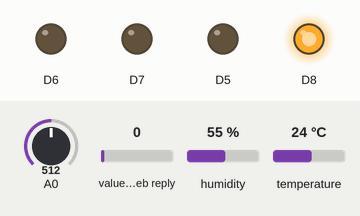
This sketch was run on a simulated ESP8266 (NodeMCU). On the bench: output pins drawn as LEDs (lit = HIGH). Inputs (shaded band) come from the test bench; at power-on: value in the web reply 0, A0 = 512, humidity 55 %, temperature 24 °C. WiFi joins after 1.5 s; servers stay silent unless stated; web services answer with replies made up by the test bench; what the sketch prints to the serial monitor is not drawn.

Above: at 3.4 s.
3.5 s: value in the web reply set to 2
At 6.6 s:
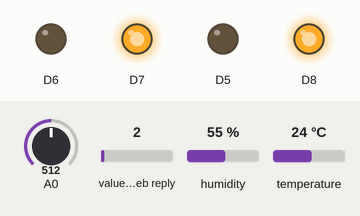
7.5 s: value in the web reply set to 25
At 9.8 s:
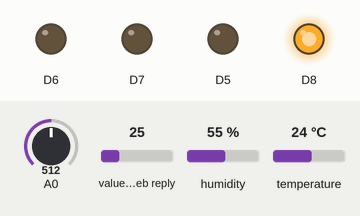
Timing chart, 0 to 11.3 s (numbered marks = the images above; inputs shaded):
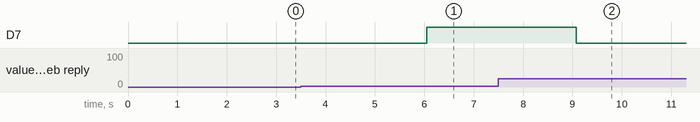

The sketch:

nodeMCU.ino
```cpp
#include "DHT.h"        // including the library of DHT11 temperature and humidity sensor
#define DHTTYPE DHT11   // DHT 11
#include <ESP8266WiFi.h>
#include <ESP8266HTTPClient.h>

#define dht_dpin 0
DHT dht(dht_dpin, DHTTYPE);
String apiKey = "OB1A7ARSVFCK5510";
const char *ssid =  "Jackillian";
const char *pass =  "Password";
const char* server = "api.thingspeak.com";
WiFiClient client;

void setup(void)
{
  dht.begin();
  Serial.begin(115200);
  Serial.println("Connecting to ");
  Serial.println(ssid);


  WiFi.begin(ssid, pass);

  while (WiFi.status() != WL_CONNECTED)
     {
            delay(500);
            Serial.print(".");
     }
  Serial.println("");
  Serial.println("WiFi connected");

  delay(700);

}

String Get(String url, String fp){
    HTTPClient http;
    http.begin(url,fp);
    int httpCode = http.GET();
    String payload = http.getString();
    http.end();
    return(payload);
}

void loop() {
    pinMode(D5,OUTPUT);
    pinMode(D6,OUTPUT);
    pinMode(D8,OUTPUT);
    digitalWrite(D8,HIGH);
    float h = dht.readHumidity();
    float t = dht.readTemperature();
    float l = analogRead(A0);
    String out;
    String l1 = "https://api.thingspeak.com/channels/630223/fields/3/last.txt";
    String l2 = "https://api.thingspeak.com/channels/630223/fields/4/last.txt";
    String f = "https://api.thingspeak.com/channels/630223/fields/5/last.txt";
    String fp = "F9:C2:65:6C:F9:EF:7F:66:8B:F7:35:FE:15:EA:82:9F:5F:55:54:3E";
    if (client.connect(server,80))
      {
         String postStr = apiKey;
         postStr +="&field1=";
         postStr += String(t);
         postStr +="&field2=";
         postStr += String(l);
         postStr += "\r\n\r\n";

         client.print("POST /update HTTP/1.1\n");
         client.print("Host: api.thingspeak.com\n");
         client.print("Connection: close\n");
         client.print("X-THINGSPEAKAPIKEY: "+apiKey+"\n");
         client.print("Content-Type: application/x-www-form-urlencoded\n");
         client.print("Content-Length: ");
         client.print(postStr.length());
         client.print("\n\n");
         client.print(postStr);
      }

    if (Get(l1,fp) == "1")
    {
      digitalWrite(D5,HIGH);
      h = dht.readHumidity();
     t = dht.readTemperature();
    }
    else
    {
      digitalWrite(D5,LOW);
      h = dht.readHumidity();
      t = dht.readTemperature();
    }
    if (Get(l2,fp) == "1")
    {
      digitalWrite(D6,HIGH);
      h = dht.readHumidity();
      t = dht.readTemperature();
    }
    else
    {
      digitalWrite(D6,LOW);
      h = dht.readHumidity();
      t = dht.readTemperature();
    }
    if (Get(f,fp) == "2"){
      analogWrite(D7,1023);
      h = dht.readHumidity();
      t = dht.readTemperature();
    }
    else{
      if (Get(f,fp) == "1"){
         analogWrite(D7,50);
         h = dht.readHumidity();
         t = dht.readTemperature();
      }
      else{
        analogWrite(D7,0);
        h = dht.readHumidity();
        t = dht.readTemperature();
      }
    }

    client.stop();
    Serial.print("Current humidity = ");
    Serial.print(h);
    Serial.print("%  ");
    Serial.print("temperature = ");
    Serial.print(t);
    Serial.print("C  ");
    Serial.print("light density = ");
    Serial.print(l);
    Serial.println("lux");
    Serial.println("Waiting...");
  delay(2000);
}
```

Measured:
- after the input at 3.5 s, D7: LOW → HIGH after 2.6 s
- after the input at 7.5 s, D7: HIGH → LOW after 1.6 s
